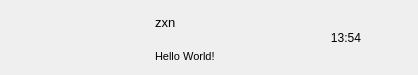
<?xml version="1.0" encoding="UTF-8"?>
<ui version="4.0">
 <class>ChatUserWid</class>
 <widget class="QWidget" name="ChatUserWid">
  <property name="geometry">
   <rect>
    <x>0</x>
    <y>0</y>
    <width>418</width>
    <height>75</height>
   </rect>
  </property>
  <property name="minimumSize">
   <size>
    <width>0</width>
    <height>75</height>
   </size>
  </property>
  <property name="maximumSize">
   <size>
    <width>16777215</width>
    <height>75</height>
   </size>
  </property>
  <property name="windowTitle">
   <string>Form</string>
  </property>
  <layout class="QHBoxLayout" name="horizontalLayout">
   <property name="spacing">
    <number>5</number>
   </property>
   <property name="leftMargin">
    <number>6</number>
   </property>
   <property name="topMargin">
    <number>2</number>
   </property>
   <property name="rightMargin">
    <number>6</number>
   </property>
   <property name="bottomMargin">
    <number>2</number>
   </property>
   <item>
    <widget class="QWidget" name="icon_wid" native="true">
     <property name="sizePolicy">
      <sizepolicy hsizetype="Fixed" vsizetype="Fixed">
       <horstretch>0</horstretch>
       <verstretch>0</verstretch>
      </sizepolicy>
     </property>
     <property name="minimumSize">
      <size>
       <width>60</width>
       <height>60</height>
      </size>
     </property>
     <property name="maximumSize">
      <size>
       <width>60</width>
       <height>60</height>
      </size>
     </property>
     <widget class="QLabel" name="icon_lb">
      <property name="geometry">
       <rect>
        <x>7</x>
        <y>12</y>
        <width>45</width>
        <height>45</height>
       </rect>
      </property>
      <property name="minimumSize">
       <size>
        <width>45</width>
        <height>45</height>
       </size>
      </property>
      <property name="maximumSize">
       <size>
        <width>45</width>
        <height>45</height>
       </size>
      </property>
      <property name="text">
       <string/>
      </property>
      <property name="alignment">
       <set>Qt::AlignCenter</set>
      </property>
     </widget>
     <widget class="QLabel" name="red_point">
      <property name="geometry">
       <rect>
        <x>27</x>
        <y>0</y>
        <width>30</width>
        <height>30</height>
       </rect>
      </property>
      <property name="minimumSize">
       <size>
        <width>30</width>
        <height>30</height>
       </size>
      </property>
      <property name="maximumSize">
       <size>
        <width>30</width>
        <height>30</height>
       </size>
      </property>
      <property name="text">
       <string/>
      </property>
     </widget>
    </widget>
   </item>
   <item>
    <widget class="QWidget" name="user_info_wid" native="true">
     <property name="minimumSize">
      <size>
       <width>120</width>
       <height>0</height>
      </size>
     </property>
     <property name="maximumSize">
      <size>
       <width>120</width>
       <height>16777215</height>
      </size>
     </property>
     <layout class="QVBoxLayout" name="verticalLayout">
      <property name="leftMargin">
       <number>2</number>
      </property>
      <property name="topMargin">
       <number>5</number>
      </property>
      <property name="rightMargin">
       <number>2</number>
      </property>
      <property name="bottomMargin">
       <number>5</number>
      </property>
      <item>
       <widget class="QLabel" name="user_name_lb">
        <property name="minimumSize">
         <size>
          <width>0</width>
          <height>30</height>
         </size>
        </property>
        <property name="maximumSize">
         <size>
          <width>16777215</width>
          <height>30</height>
         </size>
        </property>
        <property name="font">
         <font>
          <pointsize>10</pointsize>
         </font>
        </property>
        <property name="text">
         <string>zxn</string>
        </property>
       </widget>
      </item>
      <item>
       <widget class="QLabel" name="user_chat_lb">
        <property name="minimumSize">
         <size>
          <width>0</width>
          <height>30</height>
         </size>
        </property>
        <property name="maximumSize">
         <size>
          <width>130</width>
          <height>30</height>
         </size>
        </property>
        <property name="font">
         <font>
          <pointsize>8</pointsize>
         </font>
        </property>
        <property name="text">
         <string>Hello World!</string>
        </property>
       </widget>
      </item>
     </layout>
    </widget>
   </item>
   <item>
    <widget class="QWidget" name="time_wid" native="true">
     <property name="sizePolicy">
      <sizepolicy hsizetype="Fixed" vsizetype="Fixed">
       <horstretch>0</horstretch>
       <verstretch>0</verstretch>
      </sizepolicy>
     </property>
     <property name="minimumSize">
      <size>
       <width>50</width>
       <height>50</height>
      </size>
     </property>
     <property name="maximumSize">
      <size>
       <width>50</width>
       <height>50</height>
      </size>
     </property>
     <widget class="QLabel" name="time_lb">
      <property name="geometry">
       <rect>
        <x>0</x>
        <y>20</y>
        <width>54</width>
        <height>12</height>
       </rect>
      </property>
      <property name="text">
       <string>13:54</string>
      </property>
      <property name="alignment">
       <set>Qt::AlignCenter</set>
      </property>
     </widget>
    </widget>
   </item>
  </layout>
 </widget>
 <resources/>
 <connections/>
</ui>
